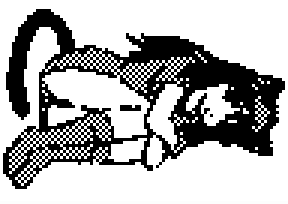
#> input picture tools/img2bw/LLb3NGi.png, 96 x 68 px (shown 3 times larger)
$ python main_new.py   (Python 2 division)
#> lines starting #> are read from the running program, lines starting #| are printed output that depends on the picture; after the words box and inside, x2 and y2 are one past the last pixel; in counts of white or black regions, pixels touching at a corner belong together
import Image
import ImageOps

def func(num, pos):
            return (num & (1 << pos)) >> pos

def de_func(num, pos):
            return num ^ (1 << pos)


def encode(in_img):
    img_buf=in_img.load()
    i=0
    j=0
    k=0
    l=0
    s=0
    exit=1
    num=0
    out =[]
    for l in xrange(768):
        j=0+k
        for s in xrange(8):
            if img_buf[i,j]<125:
                num=de_func(num, s)
            j+=1
        i+=1
        out.append(num)
        '''print num'''
        num=0
        if i>=96:
            i=0
            k+=8

    return out

def decode(bytes):
    out=Image.new('L', (96,68))
    img_bit =[]
    img_buf=out.load()
    i=0
    j=0
    k=0

    for byte in bytes:
        j=0+k
        for pos in xrange(8):
            bit=func(byte,pos)
            img_bit.append(bit)
            if bit:
                img_buf[i,j] =0
            else:
                img_buf[i,j] =255
            j+=1
        i+=1
        if i>=96:
            i=0
            k+=8
    return out

def get_hex(input_list):
    i=0
    header_file = open('image.h','ab')
    header_file.write('static const unsigned char BAW[] = {\n')
    for b in input_list:
        if i > 10:
            header_file.write('\n')
            i=0
        header_file.write(hex(b)+', ')
        i+=1
    header_file.write('};\n\n\n')

out=Image.open('LLb3NGi.png')
#> out is the input picture: PIL image 96x68 RGBA; mean R, G, B, A 175.1, 175.1, 175.1, 254.6
ll =encode(ImageOps.mirror(out.convert("L")))
#> ll = 768 values, max 255 at index 170, min 0 at index 0, mean 86.88
jj=decode(ll)
#> in decode, `out=Image.new('L', (96,68))`: out: PIL image 96x68 L; every value is 0
#> the loop in decode, `for byte in bytes:` made 768 passes
#> k on passes 96, 192, 288, 384, 480, 576, 672, 768: 8, 16, 24, 32, 40, 48, 56, 64
#> after the loop in decode, `for byte in bytes:`: i = 0; img_bit = 6144 values, max 1 at index 599, min 0 at index 0, mean 0.333; k = 64
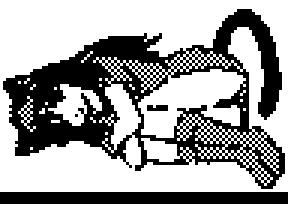
#> jj: PIL image 96x68 L (shown 3 times larger); 62.8% white; 4 black regions (2 under 20 px), largest, box (x1, y1, x2, y2) and area: (1, 3, 95, 63) 2031, (0, 64, 96, 68) 384
jj.show()
print ll
#> (printed output is left out)
#> (the run stopped early here; a loop or call above may not have finished)
